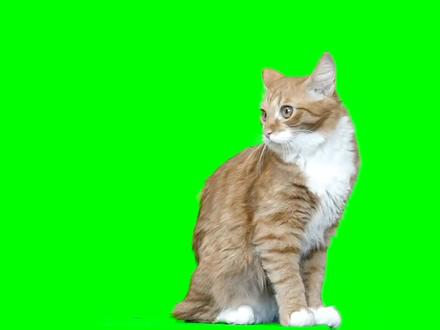
#> input picture dataset/cat.jpeg, 440 x 330 px
$ jupyter execute '轮廓检测.ipynb'
#> lines starting #> are read from the running program, lines starting #| are printed output that depends on the picture; after the words box and inside, x2 and y2 are one past the last pixel; in counts of white or black regions, pixels touching at a corner belong together
# 轮廓检测

轮廓检测是图像处理中的常见技术，用于在**二值化图像**中查找物体边缘。

原理是在二值化图像中查找所有的连续白色像素区域，然后在这些像素区域中查找物体边缘。

具体上，采用**铃木算法**实现轮廓的查找。

从二值化图像的一个像素点开始，按顺时针和逆时针的方向依次遍历边缘上的像素点

完成一次遍历，算法返回起始点，继续查找下一个轮廓。(深度搜索原理)

同时，采用了链表序列来存储边缘，可通过比较相邻像素点的位置关系来确定当前像素点的边缘方向，节省存储空间。

此外，还采用了一些优化技术，如空间分配策略，边缘跟踪、内存池等策略来优化。

opencv提供了封装好的函数来实现轮廓查找

即cv2.findContours

`contours, hierarchy = cv2.findContours(image, mode, method)`

输入
* img: 二值图像
* mode: 轮廓查找模式
* method: 轮廓近似方法

返回
* contours: 轮廓点集
* hierarchy: 轮廓层级关系

mode参数用于查找轮廓的模式，包括：

* cv2.RETR_EXTERNAL: 只检测外部轮廓
* cv2.RETR_LIST: 检测所有轮廓并存储列表，但不建立轮廓关系
* cv2.RETR_CCOMP: 检测所有轮过，建立两层关系
* cv2.RETR_TREE：检测所有轮廓，并建立完整的层级关系。

method参数用于指定轮廓近似方法。包括：
* cv2.CHAIN_APPROX_NONE：保存所有的轮廓点。
* cv2.CHAIN_APPROX_SIMPLE：只保存轮廓的拐点，对于直线段只保存端点。

[cell 1]
# 一个简单的示例
import cv2
import numpy as np
import matplotlib.pyplot as plt

img = cv2.imread("../../dataset/cat.jpeg")
#> img is the input picture: shape (330, 440, 3); mean B, G, R 32.2, 234.5, 39
plt.imshow(img)
plt.show()

[cell 2]
_, binary_img = cv2.threshold(img[:, :, 1], 240, 255, cv2.THRESH_BINARY)
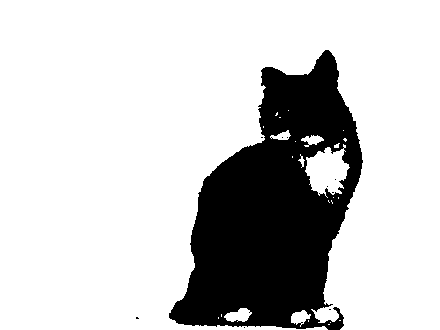
#> binary_img: shape (330, 440); 79% white; 10 black regions (9 under 20 px), largest, box (x1, y1, x2, y2) and area: (169, 50, 363, 330) 30537
plt.imshow(binary_img)
plt.show()

[cell 3]
dilate_img = cv2.dilate(255 - binary_img, np.ones((3, 3), np.uint8))
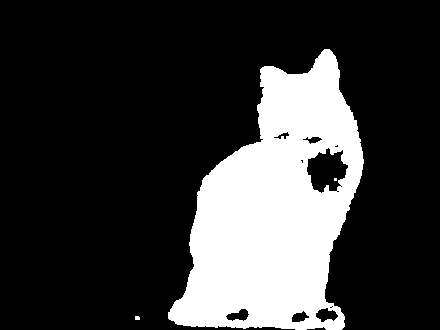
#> dilate_img: shape (330, 440); 22.4% white; 3 white regions (2 under 20 px)
plt.imshow(dilate_img)

[cell 4]
contours, hierarchy = cv2.findContours(dilate_img, cv2.RETR_EXTERNAL, cv2.CHAIN_APPROX_SIMPLE)
#> contours = 2 contours, 1 with area under 20; largest, box (x1, y1, x2, y2) and area: (168, 49, 364, 330) 33843
print(len(contours))
#| 2

[cell 5]
new_img = cv2.drawContours(img, contours, -1, (255, 0, 0), 2)
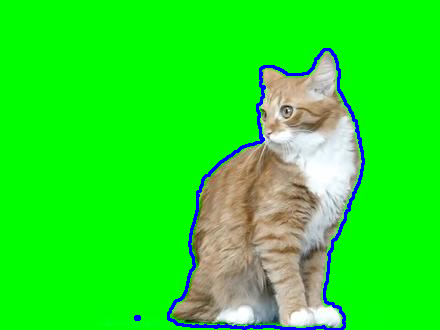
#> new_img: shape (330, 440, 3); mean B, G, R 37, 229.4, 38.6
plt.imshow(new_img)
plt.show()

最后，需要去除一些小的零散轮廓。

[cell 6]
new_contours = []

for contour in contours:
    area = cv2.contourArea(contour)
    if area >= 100:
        new_contours.append(contour)
#> this loop made 2 passes
#> area on pass 2: 33843
#> after the loop, new_contours = 1 contour; box (x1, y1, x2, y2) and area: (168, 49, 364, 330) 33843

print(len(new_contours))
#| 1

[cell 7]
new_img = cv2.drawContours(cv2.imread("../../dataset/cat.jpeg"), new_contours, -1, (255, 0, 0), 2)
plt.imshow(new_img)
plt.show()

实际上，上述内容并没有检测内部轮廓，通过更改mode来实现内部轮廓的检测

[cell 8]
contours, hierarchy = cv2.findContours(dilate_img, cv2.RETR_TREE, cv2.CHAIN_APPROX_SIMPLE)
#> contours = 15 contours, 8 with area under 20; largest, box (x1, y1, x2, y2) and area: (168, 49, 364, 330) 33843, (306, 147, 349, 194) 1273, (315, 307, 339, 323) 220, (225, 308, 250, 322) 193, (291, 310, 310, 323) 140, (302, 136, 323, 145) 88, (273, 131, 290, 140) 61
print(len(contours), hierarchy)
#> (printed output is left out)
print(contours[11])
#| [[[334 178]]
#|  [[334 180]]
#|  [[336 180]]
#|  [[336 178]]]

[cell 9]
new_img = cv2.drawContours(cv2.imread("../../dataset/cat.jpeg"), contours, -1, (255, 0, 0), 2)
plt.imshow(new_img)
plt.show()

其中hierarchy包含了每个轮廓的父子关系

作为一个np数组，每一行表示一个轮廓的关系，包含了4个整数，分别表示后一个轮廓，前一个轮廓，子轮廓，父轮廓的索引。

如果不存在响应关系，则为-1.

例如，第二个轮廓的hierarchy是[-1, 0, 2, -1]

说明其没有后一个轮廓，其前一个轮廓索引是0，子轮廓是2，父轮廓没有。

[cell 10]
new_img = cv2.drawContours(cv2.imread("../../dataset/cat.jpeg"), [contours[11]], -1, (255, 0, 0), 2)
plt.imshow(new_img)
plt.show()

我们仔细观察轮廓，可以发现他的表示是一连串有顺序的点的坐标。

这些点的坐标连起来，就形成了轮廓。

但有时，这些轮廓点过于冗余，可以对其进行压缩处理。(例如，一条直线上会用多个点进行表示， 但实际只需要将其压缩为2个点即可)

即用更少的点来表示轮廓。

原理：多边形近似

将一个形状用多边形近似，只记录角点即可。

`cv2.approxPolyDP(contour, epsilopn, closed)`

[cell 11]
print(contours[1].shape)
#| (383, 1, 2)

[cell 12]
epsilon = 0.005 * cv2.arcLength(contours[1], True)
#> epsilon = 4.7
approx = cv2.approxPolyDP(contours[1], epsilon, True)
#> approx = contour of 21 points, box (x1, y1, x2, y2) (168, 49, 364, 327), area 32960

print(approx.shape)
#| (21, 1, 2)


img = cv2.imread("../../dataset/cat.jpeg")
cv2.drawContours(img, [contours[1]], -1, (255, 0, 0), 2)
cv2.drawContours(img, [approx], -1, (0, 0, 255), 2)
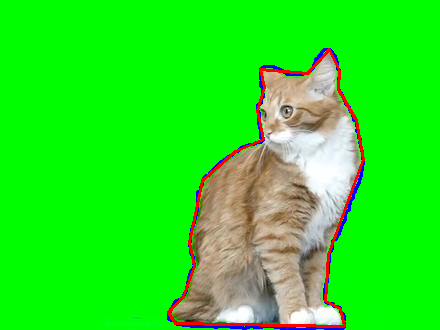
#> img: shape (330, 440, 3); mean B, G, R 33.7, 228.2, 42.4

plt.imshow(img)
plt.show()

通常，对于检测任务来说，轮廓并不是最终输出。有时需要计算轮廓的外接矩形。

如何寻找外接矩形？确定四个点的坐标。

采用函数boundingRect即可得到外接矩形。

[cell 13]
for cn in contours:
    x, y, w, h = cv2.boundingRect(cn)
    cv2.rectangle(img, (x, y), (x + w, y + h), (255, 0, 0), 2)
#> this loop made 15 passes
#> (x, y, w, h) on passes 1, 2, 3, 4, 5, 6, 8, 10, 11, 13, 14, 15: (135, 316, 5, 4), (168, 49, 196, 281), (291, 310, 19, 13), (225, 308, 25, 14), (315, 307, 24, 16), (329, 306, 4, 3), (336, 190, 4, 3), (300, 159, 4, 5), (306, 147, 43, 47), (334, 144, 5, 4), (302, 136, 21, 9), (273, 131, 17, 9)
#> (cn, x, y, w, h) on passes 7, 9, 12: ([[331, 306], [332, 305], [333, 306], [332, 307]], 331, 305, 3, 3), ([[340, 186], [341, 185], [342, 186], [341, 187]], 340, 185, 3, 3), ([[334, 178], [334, 180], [336, 180], [336, 178]], 334, 178, 3, 3)
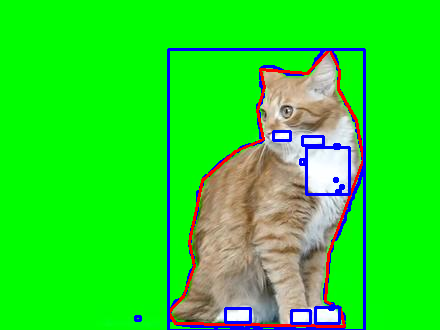
#> img: shape (330, 440, 3); 2.81% of pixels changed, all inside (x1, y1, x2, y2) = (134, 48, 366, 330)

plt.imshow(img)
plt.show()
